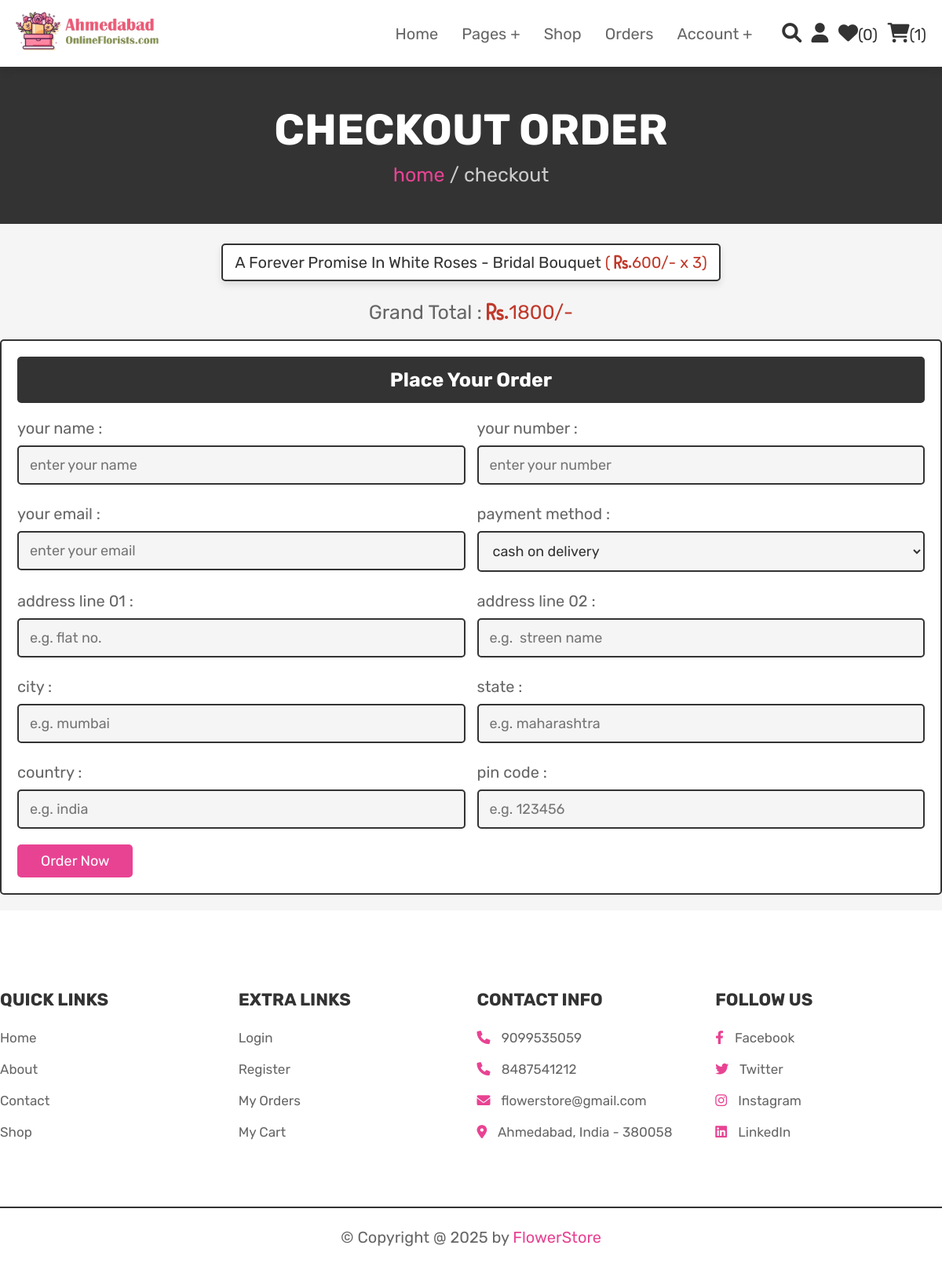
The app's page /checkout.php (signed in) with its own data.
### tables this page shows
CREATE TABLE `cart` (
  `id` int(100) NOT NULL,
  `user_id` int(100) NOT NULL,
  `pid` int(100) NOT NULL,
  `name` varchar(100) NOT NULL,
  `price` int(100) NOT NULL,
  `quantity` int(100) NOT NULL,
  `image` varchar(100) NOT NULL
);

### checkout.php (the view, shortened to what this page needs)
<?php
@include 'config.php';
$user_id = $_SESSION['user_id'];
?>
<!DOCTYPE html>
<html lang="en">
<head>
   <link rel="stylesheet" href="https://cdnjs.cloudflare.com/ajax/libs/font-awesome/6.0.0/css/all.min.css">
   <link rel="stylesheet" href="css/style.css">
</head>
<body>
<?php @include 'header.php'; ?>
<section class="heading">
    <h3>checkout order</h3>
    <p> <a href="home.php">home</a> / checkout </p>
</section>
<section class="display-order">
    <?php
        $grand_total = 0;
        $select_cart = mysqli_query($conn, "SELECT * FROM `cart` WHERE user_id = '$user_id'") or die('query failed');
        if(mysqli_num_rows($select_cart) > 0){
            while($fetch_cart = mysqli_fetch_assoc($select_cart)){
            $total_price = ($fetch_cart['price'] * $fetch_cart['quantity']);
            $grand_total += $total_price;
    ?>
    <p> <?php echo $fetch_cart['name'] ?> <span>(<?php echo ' <i class="fa fa-rupee">. </i>'.$fetch_cart['price'].'/-'.' x '.$fetch_cart['quantity']  ?>)</span> </p>
    <?php
        }
        }else{
            echo '<p class="empty">your cart is empty</p>';
        }
    ?>
    <div class="grand-total">Grand Total : <span><i class="fa fa-rupee">. </i><?php echo $grand_total; ?>/-</span></div>
</section>
<section class="checkout">
    <form action="" method="POST">
        <h3>place your order</h3>
        <div class="flex">
            <div class="inputBox">
                <span>your name :</span>
                <input type="text" name="name" placeholder="enter your name">
            </div>
            <div class="inputBox">
                <span>your number :</span>
                <input type="number" name="number" min="0" placeholder="enter your number">
            </div>
            <div class="inputBox">
                <span>your email :</span>
                <input type="email" name="email" placeholder="enter your email">
            </div>
            <div class="inputBox">
                <span>payment method :</span>
                <select name="method">
                    <option value="cash on delivery">cash on delivery</option>
                </select>
            </div>
            <div class="inputBox">
                <span>address line 01 :</span>
                <input type="text" name="flat" placeholder="e.g. flat no.">
            </div>
            <div class="inputBox">
                <span>address line 02 :</span>
                <input type="text" name="street" placeholder="e.g.  streen name">
            </div>
            <div class="inputBox">
                <span>city :</span>
                <input type="text" name="city" placeholder="e.g. mumbai">
            </div>
            <div class="inputBox">
                <span>state :</span>
                <input type="text" name="state" placeholder="e.g. maharashtra">
            </div>
            <div class="inputBox">
                <span>country :</span>
                <input type="text" name="country" placeholder="e.g. india">
            </div>
            <div class="inputBox">
                <span>pin code :</span>
                <input type="number" min="0" name="pin_code" placeholder="e.g. 123456">
            </div>
        </div>
        <input type="submit" name="order" value="order now" class="btn">
    </form>
</section>
<?php @include 'footer.php'; ?>
</body>
</html>

### css/style.css (style rules this page uses)
:root { --pink:#e84393; --red:#c0392b; --orange:#f39c12; --black:#333; --white:#fff; --light-color:#666; --light-white:#ccc; --light-bg:#f5f5f5; --border:.2rem solid var(--black); --box-shadow:0 .5rem 1rem rgba(0,0,0,.1); }
* { font-family: 'Rubik', sans-serif; margin:0; padding:0; box-sizing: border-box; outline: none; border:none; text-decoration: none; transition:all .2s linear; }
html { font-size: 62.5%; overflow-x: hidden; scroll-behavior: smooth; scroll-padding-top: 6.5rem; }
body { background: var(--light-bg); }
section { padding: 20px 0px 20px 0px; }
.btn, .delete-btn, .option-btn { display: inline-block; border-radius: .5rem; margin-top: 1rem; font-size: 1.8rem; color:var(--white); cursor: pointer; padding:1rem 3rem; text-transform: capitalize; }
.btn { background-color: var(--pink); }
.heading { display: flex; flex-flow: column; align-items: center; justify-content: center; gap:1rem; background-color: var(--black); text-align: center; min-height: 25vh; }
.heading h3 { font-size: 5.5rem; color:var(--white); text-transform: uppercase; }
.heading p { font-size: 2.5rem; color:var(--light-white); }
.heading p a { color:var(--pink); }
.display-order { max-width: 1200px; margin:0 auto; text-align: center; padding-bottom: 0; }
.display-order p { display: inline-block; border-radius: .5rem; font-size: 2rem; color:var(--black); padding:1rem 1.5rem; margin:.5rem; background-color: var(--white); box-shadow: var(--box-shadow); border:var(--border); }
.display-order p span { color:var(--red); }
.display-order .grand-total { margin-top: 2rem; font-size: 2.5rem; color:var(--light-color); }
.display-order .grand-total span { color:var(--red); }
.checkout form { background-color: var(--white); border:var(--border); max-width: 1200px; margin:0 auto; border-radius: .5rem; padding:2rem; box-shadow: var(--border); }
.checkout form h3 { padding:1.5rem; font-size: 2.5rem; margin-bottom: 2rem; background-color: var(--black); color:var(--white); border-radius: .5rem; text-align: center; text-transform: capitalize; }
.checkout form .flex { display: flex; flex-wrap: wrap; gap:1.5rem; }
.checkout form .flex .inputBox { flex:1 1 40rem; }
.checkout form .flex .inputBox input, .checkout form .flex .inputBox select { margin:1rem 0; width: 100%; background-color: var(--light-bg); padding:1.2rem 1.4rem; border:var(--border); font-size: 1.8rem; color:var(--black); border-radius: .5rem; }
.checkout form .flex .inputBox span { font-size: 2rem; color:var(--light-color); }

### records on screen
cart: name "A Forever Promise In White Roses - Bridal Bouquet", price "600", quantity "3"

### other values on screen
$wishlist_num_rows "0"
$cart_num_rows "1"
$grand_total "1800"
